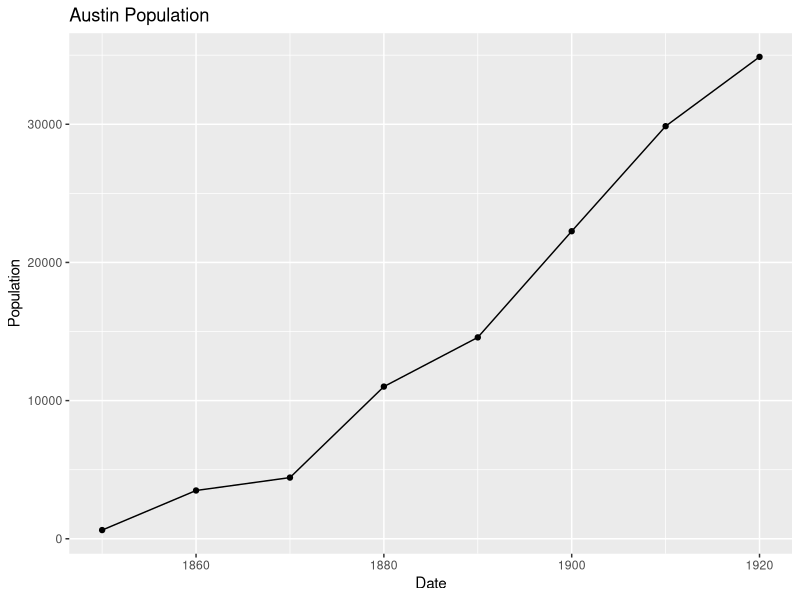
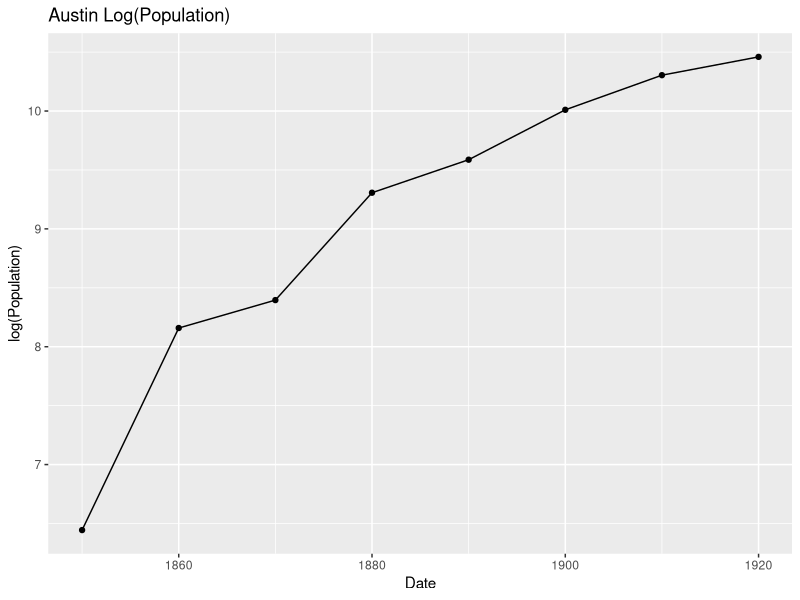
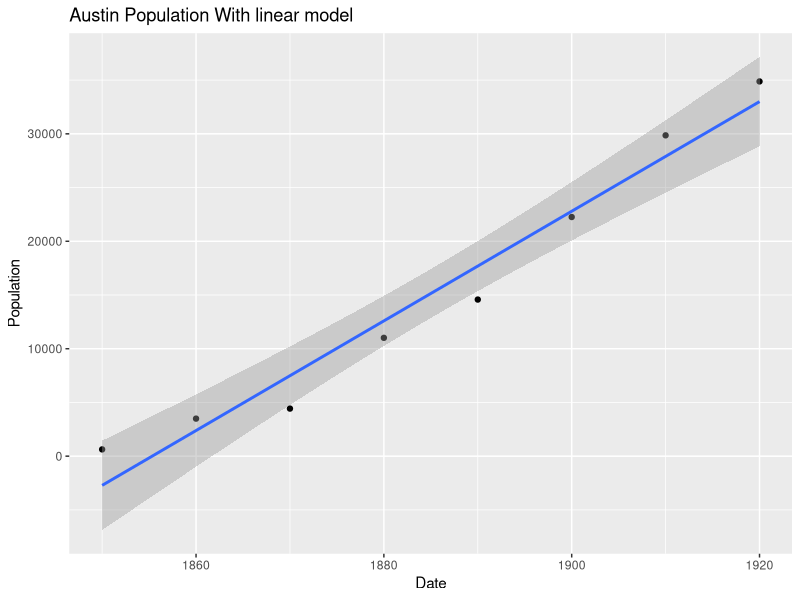
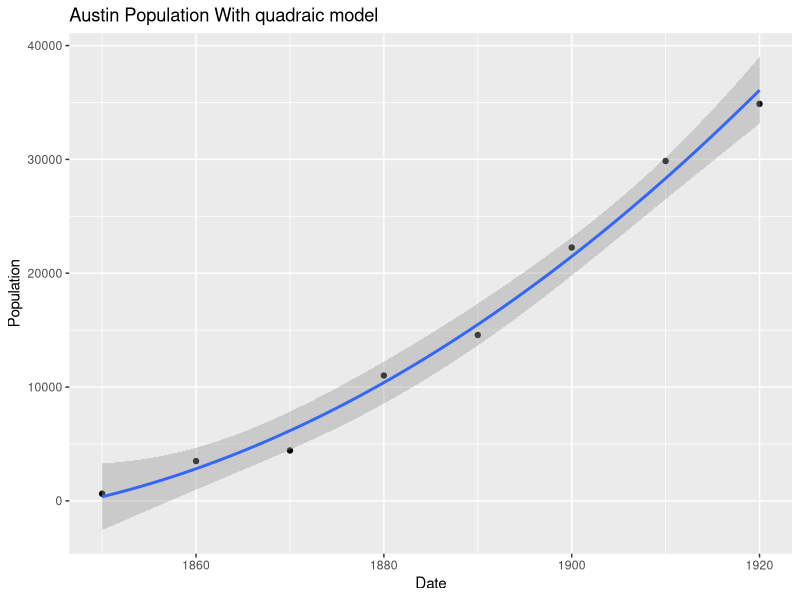
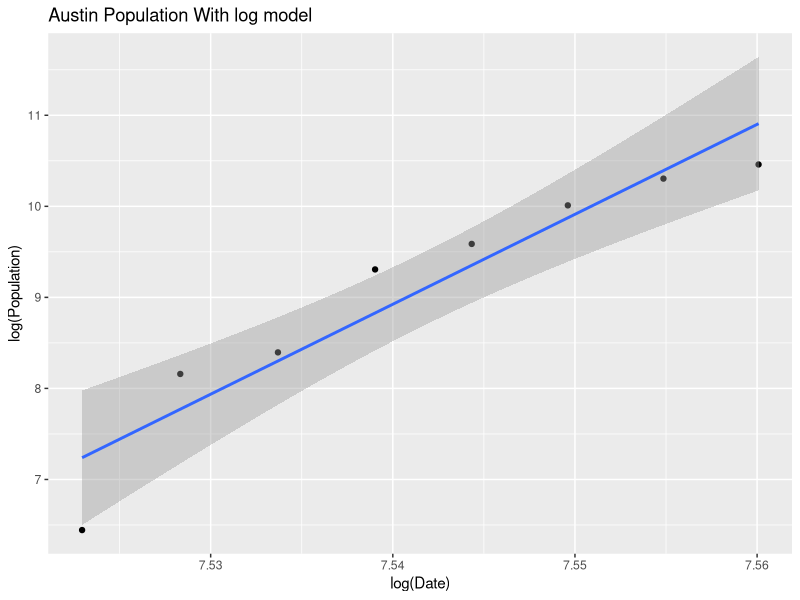
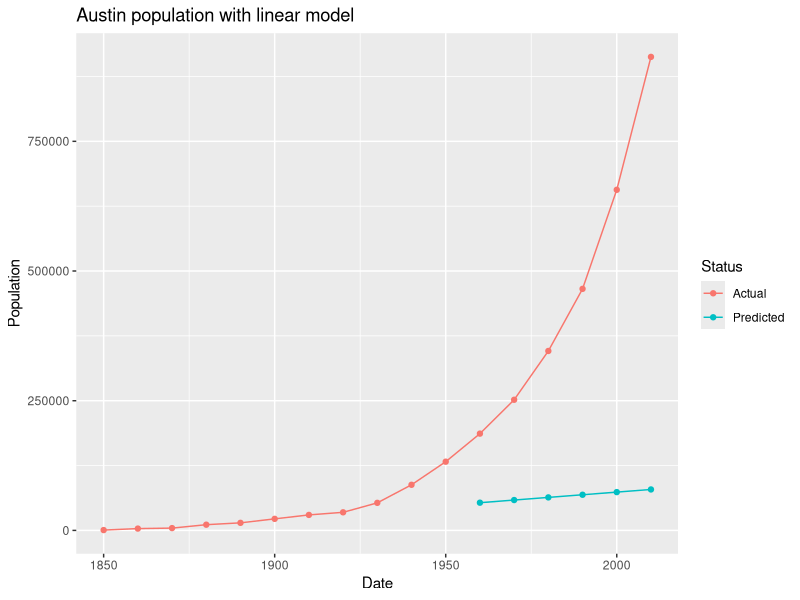
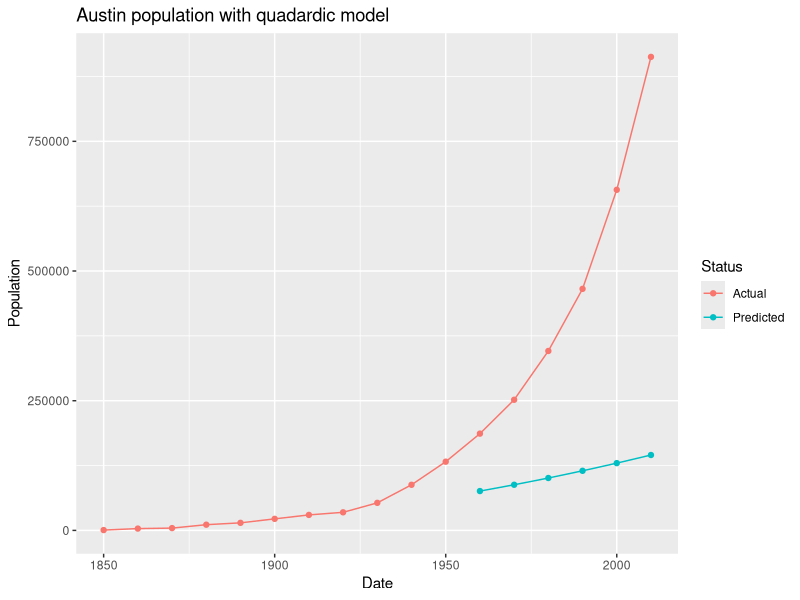
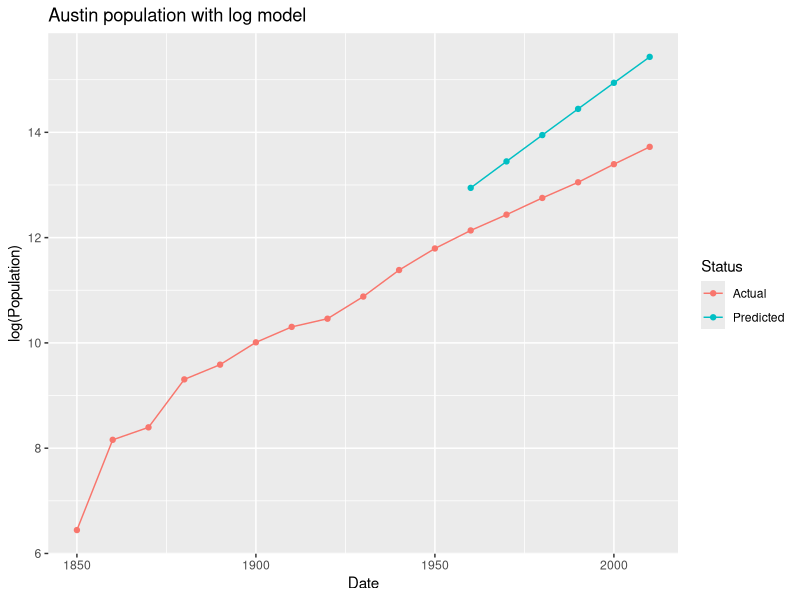

Reproduce these figures in R, in order.
library(ggplot2)

getwd()
setwd("C:/Users/nick/Documents/GitHub/Math489/CurveFitting")


austin <- read.csv("ausmodeldata.csv")
austintest <- read.csv("austestdata.csv")
austintest$Status <- "Actual"
austin$Status <- "Actual"

# intital plots of austin population for years 1850-1960
ggplot(data = austin, aes(x = Date, y = Population)) +
  geom_point() +
  geom_line() +
  ggtitle("Austin Population")

ggplot(data = austin, aes(x = Date, y = log(Population))) +
  geom_point() +
  geom_line() +
  ggtitle("Austin Log(Population)")

# bulidng models for population growth
lmfit <- lm(Population ~ Date, data = austin)
quadfit <- lm(Population ~ Date + I(Date^2), data = austin)
logfit <- lm(log(Population) ~ log(Date), data = austin)

ggplot(data = austin, aes(x = Date, y = Population)) +
  geom_point() +
  stat_smooth(method = "lm", formula = y~x) +
  ggtitle("Austin Population With linear model")

ggsave("austestlin.jpeg")

ggplot(data = austin, aes(x = Date, y = Population)) +
  geom_point() +
  stat_smooth(method = "lm", formula = y~ x + I(x^2)) +
  ggtitle("Austin Population With quadraic model")

ggsave("austestquad.jpeg")


ggplot(data = austin, aes(x = log(Date), y = log(Population))) +
  geom_point() +
  stat_smooth(method = "lm", formula = y~ x) +
  ggtitle("Austin Population With log model")

ggsave("austestlog.jpeg")


# setting up dataframes for making predictions
auslm <- data.frame(Date = c(1960,1970,1980,1990,2000,2010))
ausquad <- data.frame(Date = c(1960,1970,1980,1990,2000,2010))
auslog <- data.frame(Date = c(1960,1970,1980,1990,2000,2010))


#making predictions for each model
auslm$Population <- predict(lmfit, newdata = auslm)
ausquad$Population <- predict(quadfit, newdata = ausquad)
auslog$Population <- exp(predict(logfit, newdata = auslog))

#denoting the entires as predicted
auslm$Status <- "Predicted"
ausquad$Status <- "Predicted"
auslog$Status <- "Predicted"

#appending together results of predictions and actaul populations
auslmtotal <- rbind(auslm, austintest, austin)
ausquadtotal <- rbind(ausquad, austintest, austin)
auslogtotal <- rbind(auslog, austintest, austin)

#colorized plots of prediction models
ggplot(data = auslmtotal, aes(x = Date, y = Population, color = Status)) +
  geom_line() +
  geom_point() +
  ggtitle("Austin population with linear model")
ggsave("auscolorlm.jpeg")

ggplot(data = ausquadtotal, aes(x = Date, y = Population, color = Status)) +
  geom_line() +
  geom_point() +
  ggtitle("Austin population with quadardic model")
ggsave("auscolorquad.jpeg")

ggplot(data = auslogtotal, aes(x = Date, y = log(Population), color = Status)) +
  geom_line() +
  geom_point() +
  ggtitle("Austin population with log model")
ggsave("auscolorlog.jpeg")

#other plots
ggplot(data = austin, aes(x = Date, y = Population)) +
  geom_point() +
  stat_smooth(method = "lm", formula = y~x) +
  ggtitle("Austin Population With linear model")

ggsave("austestlin.jpeg")

ggplot(data = austin, aes(x = Date, y = Population)) +
  geom_point() +
  stat_smooth(method = "lm", formula = y~ x + I(x^2)) +
  ggtitle("Austin Population With quadraic model")

ggsave("austestquad.jpeg")


ggplot(data = austin, aes(x = log(Date), y = log(Population))) +
  geom_point() +
  stat_smooth(method = "lm", formula = y~ x) +
  ggtitle("Austin Population With log model")

ggsave("austestlog.jpeg")
